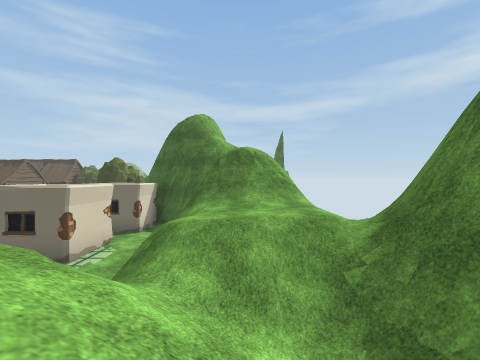
[1] (above)

24 first-person views from a walk through a scene from a Unity 3-D project. The camera is 1.4 m above the floor, looks level and sees 90° across. The floor is counted in squares, 2 m on a side. Each view is taken from the middle of a square. On the plan, view 1 faces up. The plan holds only what a view shows up to about 9 squares ahead; the rest is blank. The place goes on beyond the plan. Some animated figures are not drawn. Some surface patterns are stand-ins.

[2]
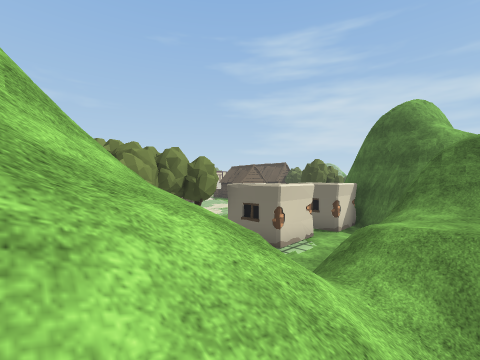

[3]
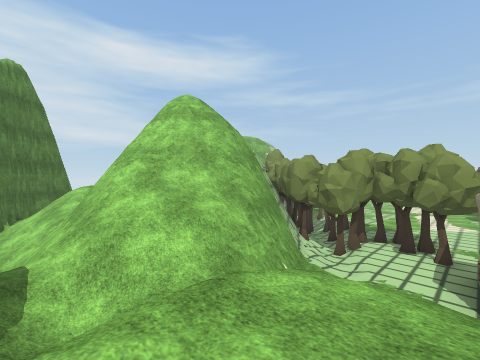

[4]
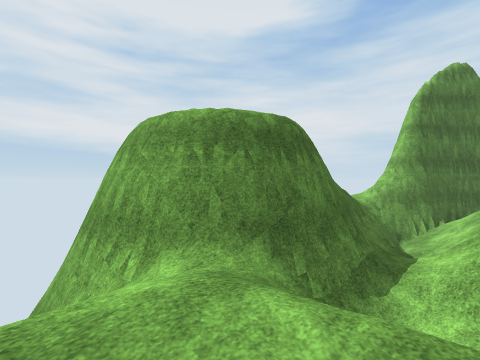

[5]
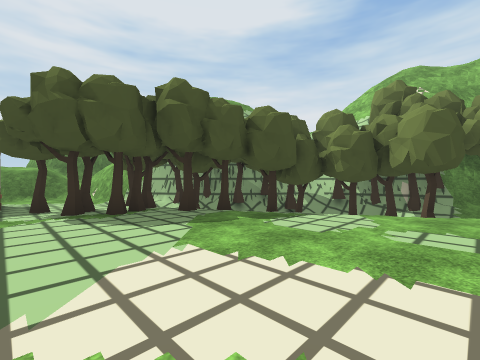

[6]
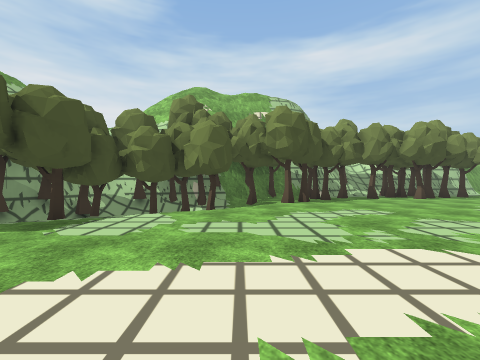

[7]
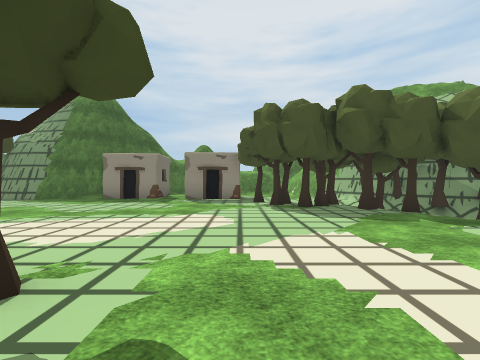

[8]
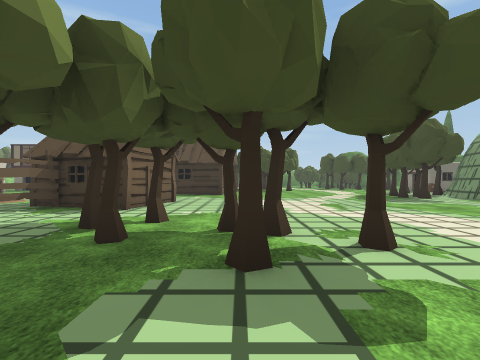

[9]
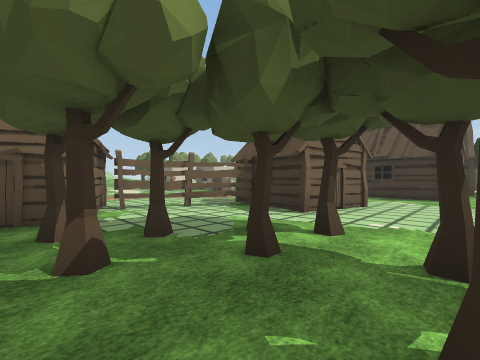

[10]
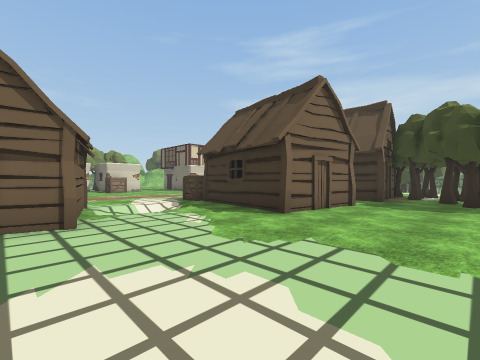

[11]
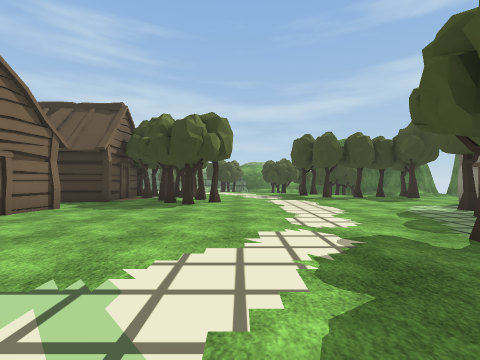

[12]
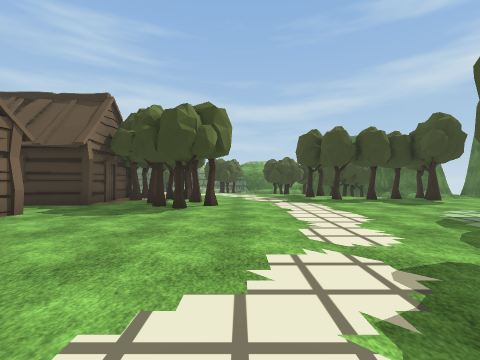

[13]
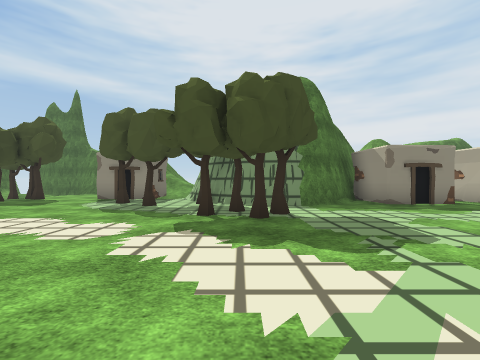

[14]
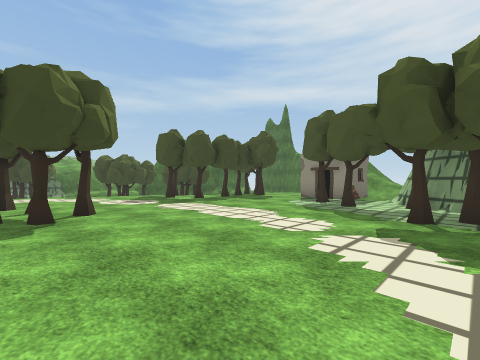

[15]
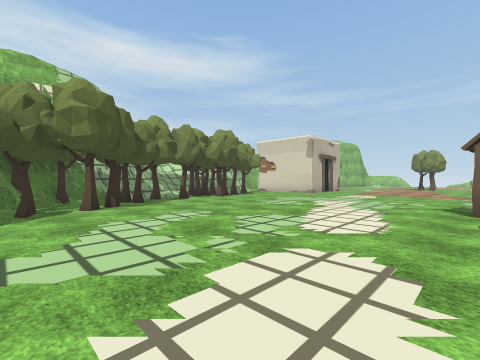

[16]
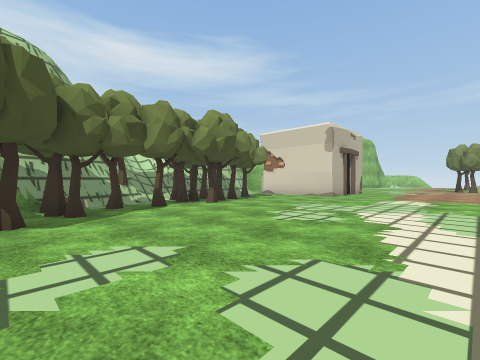

[17]
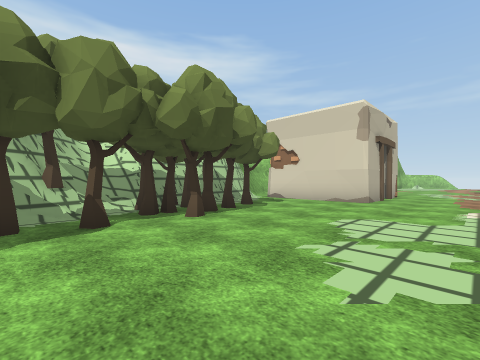

[18]
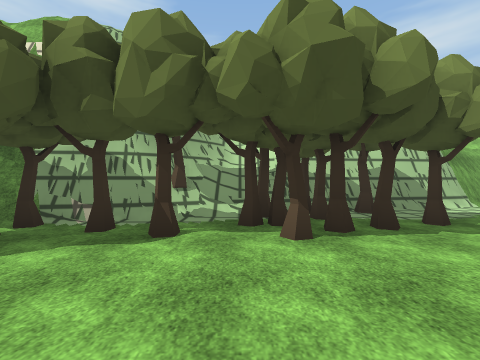

[19]
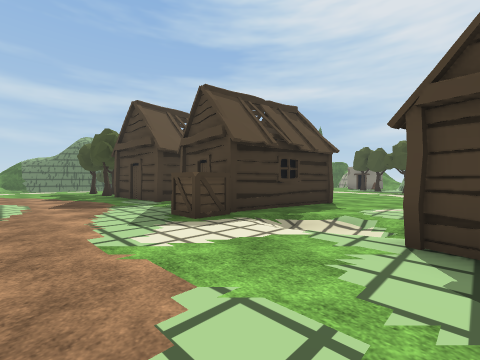

[20]
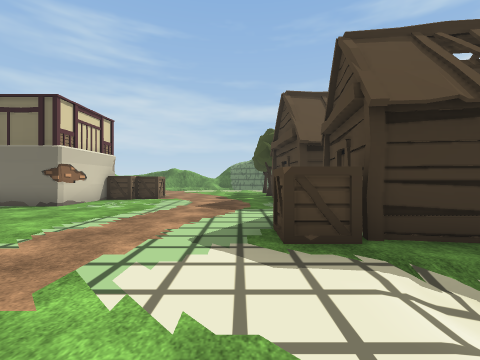

[21]
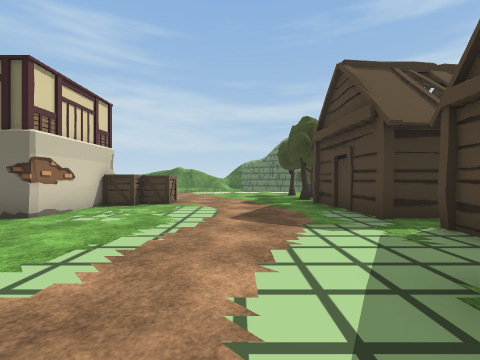

[22]
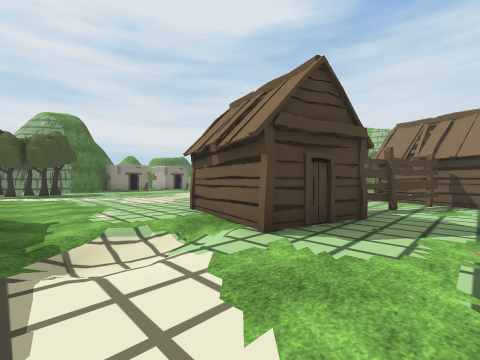

[23]
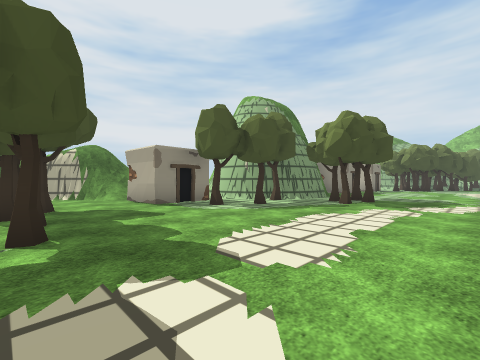

[24]
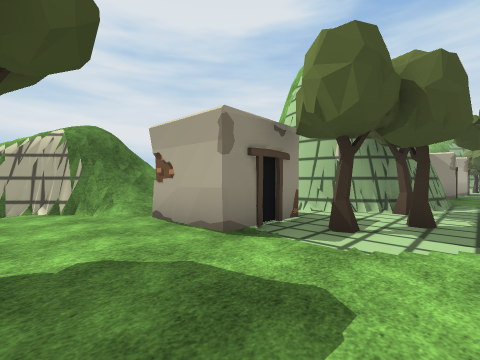

### Floor plan
Key: @ floor where view 1 was taken; # wall or solid block; . main floor; : floor 6.75 m higher than the main floor; + floor 7.25 m higher than the main floor; * floor 7.75 m higher than the main floor; % floor 8.25 m higher than the main floor; & floor 8.75 m higher than the main floor; / step, stairs or slope; = window, fence, low wall or low ledge; v drop or lower ground; T tree; H hut; F fence; C crate; O other object.
Columns run from 27 left of view 1 to 5 right of it. Each row starts with its distance up from view 1.
 22   #CC....HHHHOTT.....TTTT.
 21   #......H   T..T.......T...#
 20 ###......HHHH.T.T..........##
 19  .........  ...T........##/#
 18   .......HHHH.........T.##
 17    ......H  H.........T.##
 16     ....CHHHH...........#
 15      ..../..........T.T##
 14      ...//..........T.##
 13      ....//.........T.#
 12      ...HHHH..........##
 11       ..H  ............#
 10       ...HH...........####
  9      ...F.............##.#
  8      ..F...TT.........##.
  7      .HF...T.TT.......##. ##=
  6        HH.T..T........##. ///
  5       H.HT.T..........##.=////
  4    .....H...........TT...=////###
  3    ................TT.///////##
  2  ..................TTT/##=///#
  1  .................TT#T###////#
  0 ................//TT##vv#//@/#
 -1 .............../TTTT#  %v#=#/#
 -2 .............T/TT//# :*  ###/#
 -3 ###........TT.TTTT## +&   ///#
 -4   #....T.TTT..TTT##   =   ///#
 -5   #..TTTT #T#T#           //##
 -6    ..T TT#### vv            #
 -7   .########  #v            /#
 -8  ###vv =##   ##            ##

Positions as (right, up) in squares from view 1, and headings:
1: (0, 0), facing up
2: (0, 0), facing up-left
3: (1, 5), facing down-left
4: (0, 5), facing down-right
5: (-13, 5), facing down-right
6: (-13, 5), facing down
7: (-14, 5), facing right
8: (-14, 4), facing up
9: (-14, 5), facing up-left
10: (-12, 11), facing up-left
11: (-10, 12), facing up
12: (-10, 13), facing up
13: (-12, 14), facing right
14: (-12, 14), facing up-right
15: (-13, 4), facing down-left
16: (-15, 2), facing down-left
17: (-17, 0), facing down-left
18: (-19, -1), facing down
19: (-22, 12), facing up-right
20: (-20, 13), facing up
21: (-21, 15), facing up
22: (-21, 15), facing down-right
23: (-10, 22), facing down-right
24: (-6, 21), facing down-right
